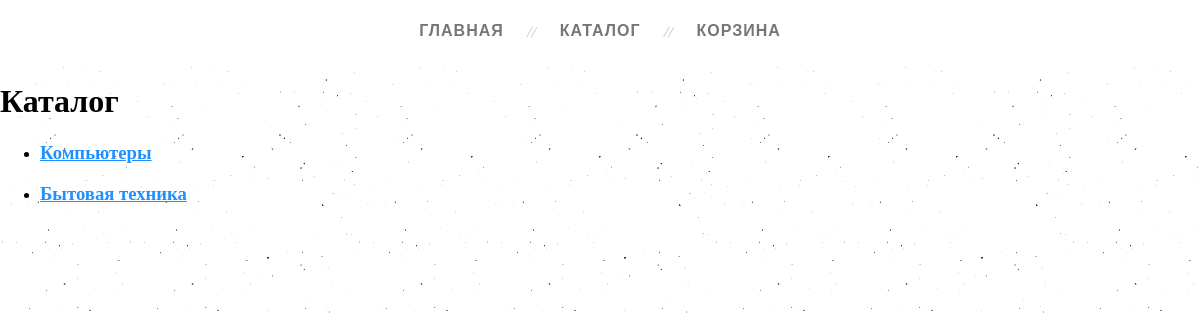
/catalog/, run on an earlier commit of the app's database.
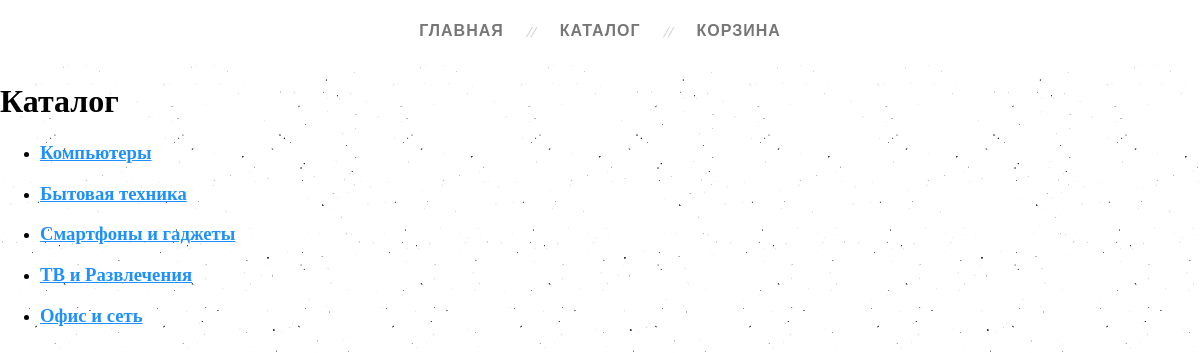
And on a later commit of the database.
### myapp/models.py (models this page shows)
class ProductCategory(models.Model):
    name = models.CharField(max_length=128)
    desc = models.TextField(blank=True)
    def __str__(self):
        return self.name

### myapp/views.py (the view)
# urls.py: path('catalog/', myapp.catalog, name='catalog'),
def catalog(request):
    categories = ProductCategory.objects.all()
    context = {
        'categories': categories,
        'page_title': 'каталог'
    }
    return render(request, 'myapp/catalog.html', context)

### myapp/templates/myapp/catalog.html
{% extends 'myapp/base.html' %}
{% block content %}
    <h1>Каталог</h1>
    <div class="catalog-menu">
        <ul>
            {% for item in categories %}
                <li>
                    <h3><a href="{% url 'catalog_page' item.pk %}">
                        {{ item }}
                    </a></h3>
                </li>
            {% endfor %}
        </ul>
    </div>
{% endblock %}

### myapp/templates/myapp/base.html (shortened to what this page needs)
<!DOCTYPE html>
<html lang="ru">
<head>
    {% block css %}
        <link rel="stylesheet" href="/static/css/style.css">
    {% endblock %}
</head>
<body>
{% block menu %}
<nav>
    <ul class="topmenu">
        <li><a href="/">Главная</a></li>
        <li><a href="/catalog/" class="down">Каталог</a>
        </li>
        <li><a href="/basket/">Корзина</a></li>
    </ul>
</nav>
{% endblock %}
{% block content %}
{% endblock %}
</body>
</html>

### static/css/style.css (style rules this page uses)
* { box-sizing: border-box; }
body { margin: 0; background: url(/static/img/background.png) }
nav { background: white; }
nav ul { list-style: none; margin: 0; padding: 0; }
nav a { text-decoration: none; outline: none; display: block; transition: .4s ease-in-out; }
.topmenu { text-align: center; padding: 10px 0; }
.topmenu > li { display: inline-block; position: relative; }
.topmenu > li:after { content: ""; position: absolute; right: 0; width: 1px; height: 12px; background: #d2d2d2; top: 16px; box-shadow: 4px -2px 0 #d2d2d2; transform: rotate(30deg); }
.topmenu > li:last-child:after { background: none; box-shadow: none; }
.topmenu > li > a { padding: 12px 26px; color: #767676; text-transform: uppercase; font-weight: bold; letter-spacing: 1px; font-family: 'Exo 2', sans-serif; }
a { color: dodgerblue; }

What changed in the data, as far as the page shows it:
added ProductCategory: name "Смартфоны и гаджеты"
added ProductCategory: name "ТВ и Развлечения"
added ProductCategory: name "Офис и сеть"
